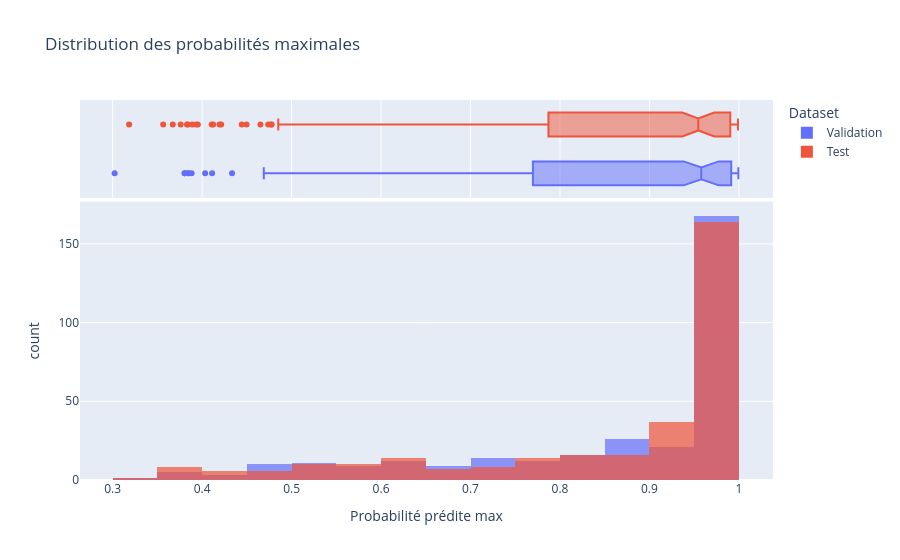
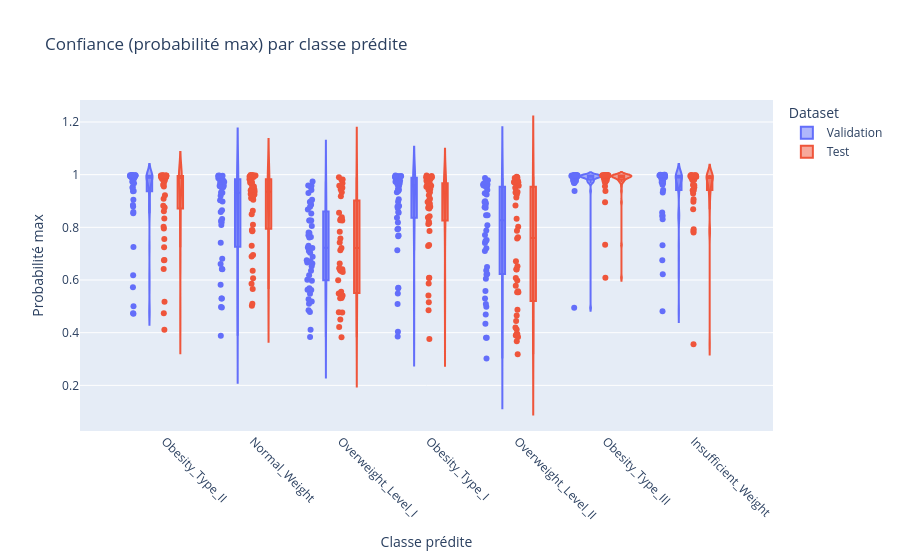
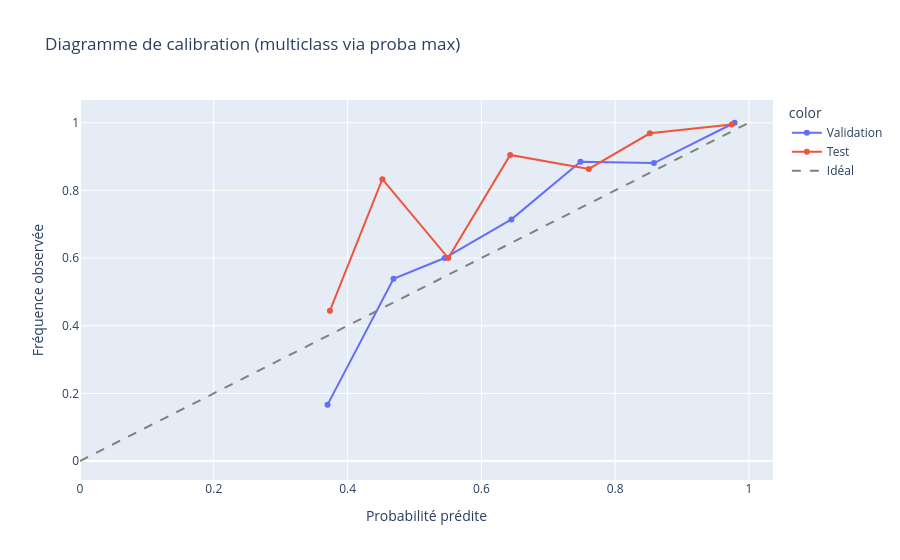

Notebook source saved alongside these figures, in order:
### Markdown cell above
## 1. Model - XGBoost

### Code cell
# ==================================================
# 🔹 1. Chargement & Configuration
# ==================================================
print("📂 Importing XGBoostTrainer...")
trainer = XGBoostTrainer()
print("✅ XGBoostTrainer instantiated successfully")

target_column = "NObeyesdad"

# Configuration modèle XGBoost
config_model = {
    "objective": "multi:softprob",   # Classification multiclasse (probabilités)
    "eval_metric": "mlogloss",       # Log loss multiclasses
    "n_estimators": 500,             # Plus d’arbres (dataset plus complexe)
    "max_depth": 6,                  # Profondeur max
    "reg_lambda": 3.0,               # Régularisation L2
    "subsample": 0.8,                # Sous-échantillonnage des données
    "colsample_bytree": 0.8,         # Sous-échantillonnage des features
    "random_state": 42,              # Reproductibilité
    "early_stopping_rounds": 10,     # Early stopping sur validation
}

# Scheduler LR
config_lr_scheduler = {
    "initial_lr": 0.1,
    "decay_rate": 0.25,
    "min_lr": 1e-3,
}

# Entraînement batch-wise
config_training = {
    "num_batches": 5,               # Nombre de lots
    "max_patience": 2,              # Patience early stopping global
    "show_learning_curve": True,    # Afficher la courbe d’apprentissage
    "use_sample_weight": True,      # Poids d’échantillons
    "verbose": 100,                 # Logs toutes les N itérations
}

print("===== Configuration XGBoost =====")
pprint.pprint(config_model, sort_dicts=False)
print("=================================\n")

print("===== Configuration Training =====")
pprint.pprint(config_training, sort_dicts=False)
print("=================================\n")

print("===== Configuration LR Scheduler =====")
pprint.pprint(config_lr_scheduler, sort_dicts=False)
print("=================================\n")


# ==================================================
# 🔹 2. Entraînement
# ==================================================
print("⚡ Applying fit method...")
trainer.fit(
    train_dataframe=spark_train_df,
    valid_dataframe=spark_valid_df,
    target_column=target_column,
    config_training=config_training,
    config_model=config_model,
    config_lr_scheduler=config_lr_scheduler,
)


# ==================================================
# 🔹 3. Évaluation
# ==================================================
print("\n" + "="*40)
print("   📊 Evaluating the Trained Model")
print("="*40 + "\n")

# Récupération modèle entraîné
final_model = trainer.get_trained_model()

# Prédictions
y_pred_valid = final_model.predict(X_valid)
y_pred_test  = final_model.predict(X_test)

# --------------------------------------------------
# 🔸 Matrice de confusion
# --------------------------------------------------
plot_confusion_matrices(
    y_true_valid=y_valid,
    y_pred_valid=y_pred_valid,
    y_true_test=y_test,
    y_pred_test=y_pred_test,
    class_names=encoder.classes_,
    normalize=True   # Normaliser pour lecture en %
)

# --------------------------------------------------
# 🔸 Probabilités & Confiance
# --------------------------------------------------
y_proba_valid = final_model.predict_proba(X_valid)
y_proba_test  = final_model.predict_proba(X_test)

# Histogramme des max proba
plot_max_proba_distribution_px(y_proba_valid, y_proba_test)

# Violin plot par classe
plot_classwise_confidence_px(
    y_proba_valid,
    y_proba_test,
    class_names=encoder.classes_
)

# Courbe de calibration
plot_calibration_curve_px(
    y_valid, y_proba_valid,
    y_test, y_proba_test
)

### Figure 1 — Plotly figure (JSON) as saved in the notebook; plotly's stock layout.template omitted (floating-point values rounded to 4 significant figures; data arrays with more than 128 entries replaced by an {"elided": "..."} marker saying what was removed)
{"data": [{"bingroup": "x", "hovertemplate": "Dataset=Validation<br>Probabilité prédite max=%{x}<br>count=%{y}<extra></extra>", "legendgroup": "Validation", "marker": {"color": "#636efa", "opacity": 0.7, "pattern": {"shape": ""}}, "name": "Validation", "nbinsx": 20, "orientation": "v", "showlegend": true, "type": "histogram", "x": {"elided": "317 float values"}, "xaxis": "x", "yaxis": "y"}, {"hovertemplate": "Dataset=Validation<br>Probabilité prédite max=%{x}<extra></extra>", "legendgroup": "Validation", "marker": {"color": "#636efa"}, "name": "Validation", "notched": true, "showlegend": false, "type": "box", "x": {"elided": "317 float values"}, "xaxis": "x2", "yaxis": "y2"}, {"bingroup": "x", "hovertemplate": "Dataset=Test<br>Probabilité prédite max=%{x}<br>count=%{y}<extra></extra>", "legendgroup": "Test", "marker": {"color": "#EF553B", "opacity": 0.7, "pattern": {"shape": ""}}, "name": "Test", "nbinsx": 20, "orientation": "v", "showlegend": true, "type": "histogram", "x": {"elided": "317 float values"}, "xaxis": "x", "yaxis": "y"}, {"hovertemplate": "Dataset=Test<br>Probabilité prédite max=%{x}<extra></extra>", "legendgroup": "Test", "marker": {"color": "#EF553B"}, "name": "Test", "notched": true, "showlegend": false, "type": "box", "x": {"elided": "317 float values"}, "xaxis": "x2", "yaxis": "y2"}], "layout": {"barmode": "overlay", "legend": {"title": {"text": "Dataset"}, "tracegroupgap": 0}, "title": {"text": "Distribution des probabilités maximales"}, "xaxis": {"anchor": "y", "domain": [0, 1], "title": {"text": "Probabilité prédite max"}}, "xaxis2": {"anchor": "y2", "domain": [0, 1], "matches": "x", "showgrid": true, "showticklabels": false}, "yaxis": {"anchor": "x", "domain": [0, 0.7326], "title": {"text": "count"}}, "yaxis2": {"anchor": "x2", "domain": [0.7426, 1], "matches": "y2", "showgrid": false, "showline": false, "showticklabels": false, "ticks": ""}}}

### Figure 2 — Plotly figure (JSON) as saved in the notebook; plotly's stock layout.template omitted (floating-point values rounded to 4 significant figures; data arrays with more than 128 entries replaced by an {"elided": "..."} marker saying what was removed)
{"data": [{"alignmentgroup": "True", "box": {"visible": true}, "hovertemplate": "Dataset=Validation<br>Classe prédite=%{x}<br>Probabilité max=%{y}<extra></extra>", "legendgroup": "Validation", "marker": {"color": "#636efa"}, "name": "Validation", "offsetgroup": "Validation", "orientation": "v", "points": "all", "scalegroup": "True", "showlegend": true, "type": "violin", "x": {"elided": "317 str values"}, "x0": " ", "xaxis": "x", "y": {"elided": "317 float values"}, "y0": " ", "yaxis": "y"}, {"alignmentgroup": "True", "box": {"visible": true}, "hovertemplate": "Dataset=Test<br>Classe prédite=%{x}<br>Probabilité max=%{y}<extra></extra>", "legendgroup": "Test", "marker": {"color": "#EF553B"}, "name": "Test", "offsetgroup": "Test", "orientation": "v", "points": "all", "scalegroup": "True", "showlegend": true, "type": "violin", "x": {"elided": "317 str values"}, "x0": " ", "xaxis": "x", "y": {"elided": "317 float values"}, "y0": " ", "yaxis": "y"}], "layout": {"legend": {"title": {"text": "Dataset"}, "tracegroupgap": 0}, "title": {"text": "Confiance (probabilité max) par classe prédite"}, "violinmode": "group", "xaxis": {"anchor": "y", "domain": [0, 1], "tickangle": 45, "title": {"text": "Classe prédite"}}, "yaxis": {"anchor": "x", "domain": [0, 1], "title": {"text": "Probabilité max"}}}}

### Figure 3 — Plotly figure (JSON) as saved in the notebook; plotly's stock layout.template omitted (floating-point values rounded to 4 significant figures)
{"data": [{"hovertemplate": "color=Validation<br>Probabilité prédite=%{x}<br>Fréquence observée=%{y}<extra></extra>", "legendgroup": "Validation", "line": {"color": "#636efa", "dash": "solid"}, "marker": {"symbol": "circle"}, "mode": "lines+markers", "name": "Validation", "orientation": "v", "showlegend": true, "type": "scatter", "x": [0.3701, 0.4687, 0.5452, 0.6449, 0.7482, 0.858, 0.9786], "xaxis": "x", "y": [0.1667, 0.5385, 0.6, 0.7143, 0.8846, 0.881, 1.0], "yaxis": "y"}, {"hovertemplate": "color=Test<br>Probabilité prédite=%{x}<br>Fréquence observée=%{y}<extra></extra>", "legendgroup": "Test", "line": {"color": "#EF553B", "dash": "solid"}, "marker": {"symbol": "circle"}, "mode": "lines+markers", "name": "Test", "orientation": "v", "showlegend": true, "type": "scatter", "x": [0.3737, 0.452, 0.5505, 0.6431, 0.7607, 0.8519, 0.9742], "xaxis": "x", "y": [0.4444, 0.8333, 0.6, 0.9048, 0.8636, 0.9688, 0.995], "yaxis": "y"}, {"line": {"color": "gray", "dash": "dash"}, "mode": "lines", "name": "Idéal", "type": "scatter", "x": [0, 1], "y": [0, 1]}], "layout": {"legend": {"title": {"text": "color"}, "tracegroupgap": 0}, "title": {"text": "Diagramme de calibration (multiclass via proba max)"}, "xaxis": {"anchor": "y", "domain": [0, 1], "title": {"text": "Probabilité prédite"}}, "yaxis": {"anchor": "x", "domain": [0, 1], "title": {"text": "Fréquence observée"}}}}
